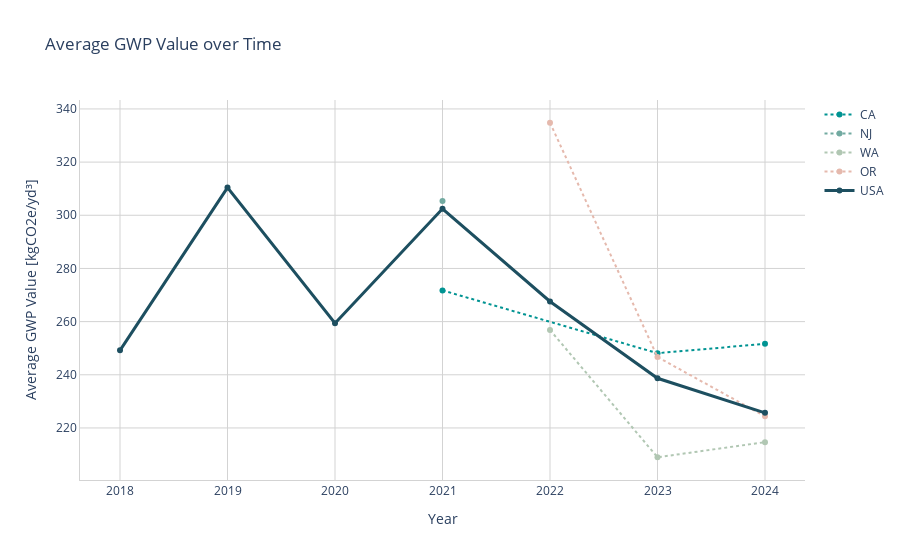

The code cell stored with this chart in its notebook:
### Code cell
# Define a custom color sequence that excludes yellow
custom_color_sequence = px.colors.diverging.Tealrose[:3] + px.colors.diverging.Tealrose[4:]

# Create a Plotly line chart for the state-by-state averages
fig4 = go.Figure()

for i, region in enumerate(plant_subdiv_list):
    df_region = df_avg_regions[df_avg_regions['region'] == region]
    fig4.add_trace(go.Scatter(x=df_region['year'],
                              y=df_region['avg_gwp_val'],
                              mode='lines+markers',
                              name=region,
                              line=dict(width=2, dash='dot', color=custom_color_sequence[i])))

# Create a Plotly line chart for the national averages
fig4.add_trace(go.Scatter(x=df_avg_national_4ksi['year'],
                          y=df_avg_national_4ksi['avg_gwp_val'],
                          mode='lines+markers', name='USA',
                          line=dict(width=3, color=px.colors.sequential.Blugrn[len(plant_subdiv_list)])))

# Add a title and axis labels to the chart
fig4.update_layout(title='Average GWP Value over Time',
                   xaxis_title='Year',
                   yaxis_title='Average GWP Value [kgCO2e/yd³]',
                   plot_bgcolor='white'
                   )

fig4.update_yaxes(
    showline=True,
    linecolor='lightgrey',
    gridcolor='lightgrey'
)

fig4.update_xaxes(
    showline=True,
    linecolor='lightgrey',
    gridcolor='lightgrey'
)


# Show the chart
fig4.show()

### Figure 1 — Plotly figure (JSON) as saved in the notebook; plotly's stock layout.template omitted (floating-point values rounded to 4 significant figures)
{"data": [{"line": {"color": "rgb(0, 147, 146)", "dash": "dot", "width": 2}, "mode": "lines+markers", "name": "CA", "type": "scatter", "x": [2021, 2023, 2024], "y": [271.7, 248.1, 251.6]}, {"line": {"color": "rgb(114, 170, 161)", "dash": "dot", "width": 2}, "mode": "lines+markers", "name": "NJ", "type": "scatter", "x": [2021], "y": [305.4]}, {"line": {"color": "rgb(177, 199, 179)", "dash": "dot", "width": 2}, "mode": "lines+markers", "name": "WA", "type": "scatter", "x": [2022, 2023, 2024], "y": [256.9, 209.0, 214.7]}, {"line": {"color": "rgb(229, 185, 173)", "dash": "dot", "width": 2}, "mode": "lines+markers", "name": "OR", "type": "scatter", "x": [2022, 2023, 2024], "y": [334.8, 246.7, 224.4]}, {"line": {"color": "rgb(217, 137, 148)", "dash": "dot", "width": 2}, "mode": "lines+markers", "name": "AZ", "type": "scatter", "x": [], "y": []}, {"line": {"color": "rgb(208, 88, 126)", "dash": "dot", "width": 2}, "mode": "lines+markers", "name": "CO", "type": "scatter", "x": [], "y": []}, {"line": {"color": "rgb(29, 79, 96)", "width": 3}, "mode": "lines+markers", "name": "USA", "type": "scatter", "x": [2018, 2019, 2020, 2021, 2022, 2023, 2024], "y": [249.2, 310.4, 259.4, 302.4, 267.6, 238.7, 225.7]}], "layout": {"plot_bgcolor": "white", "title": {"text": "Average GWP Value over Time"}, "xaxis": {"gridcolor": "lightgrey", "linecolor": "lightgrey", "showline": true, "title": {"text": "Year"}}, "yaxis": {"gridcolor": "lightgrey", "linecolor": "lightgrey", "showline": true, "title": {"text": "Average GWP Value [kgCO2e/yd³]"}}}}
